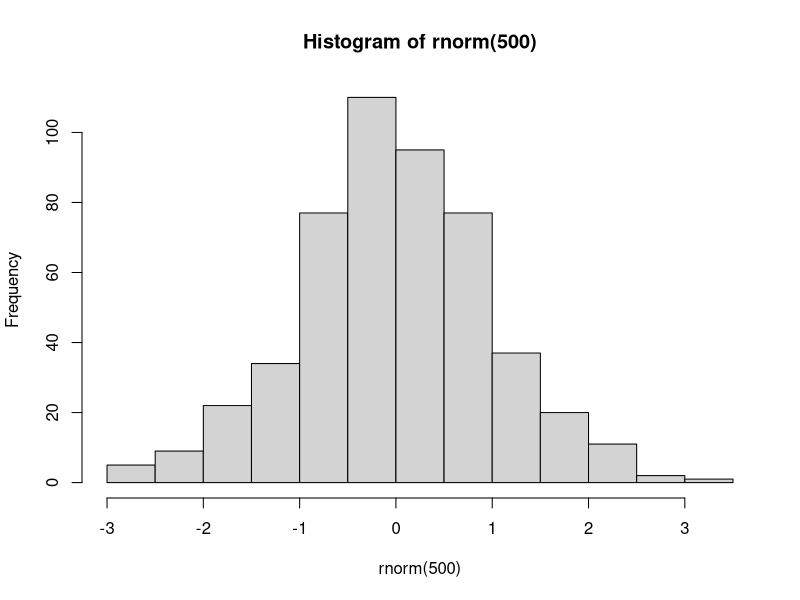
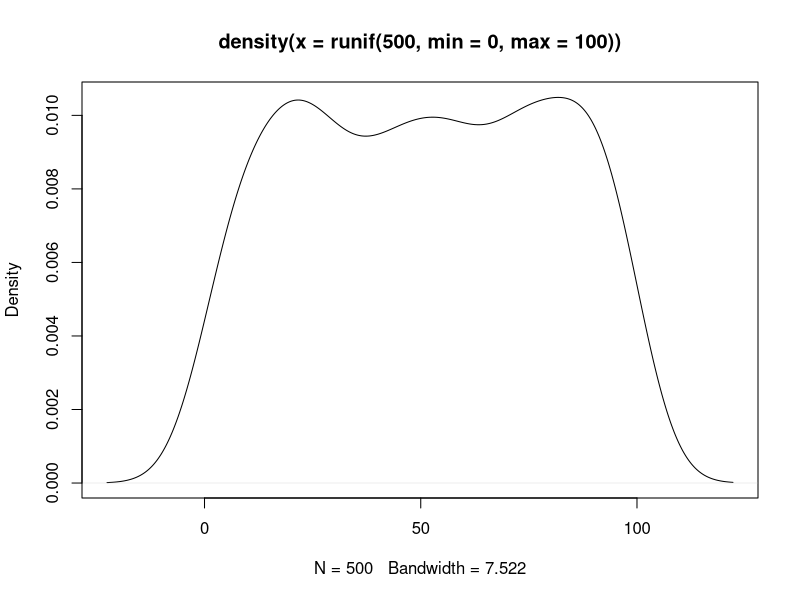

Write the R code that produced these figures, in order.
## 500 random numbers with normal distribution
rnorm(500)

#Random number with normal distribution using mean and standard deviation
rnorm(500,mean=10,sd=1);

# 500 random numbers between 0 and 100
runif(500, min=0, max=100);

#Random sample of 3 numbers in the range of 0 to 100 with replacement
sample(1:100, 3, replace=TRUE)

#visualize numbers distribution in a histogram
hist(rnorm(500));

#density
plot(density(runif(500, min=0, max=100)));